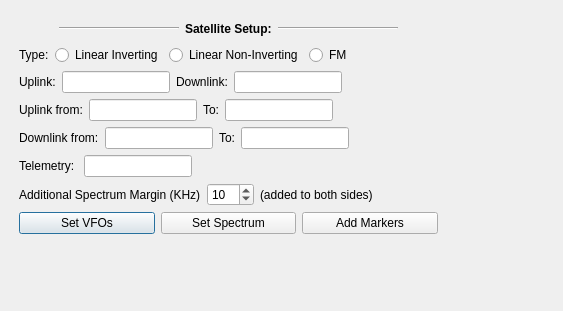
<?xml version="1.0" encoding="UTF-8"?>
<ui version="4.0">
 <class>satelliteSetup</class>
 <widget class="QDialog" name="satelliteSetup">
  <property name="geometry">
   <rect>
    <x>0</x>
    <y>0</y>
    <width>563</width>
    <height>311</height>
   </rect>
  </property>
  <property name="sizePolicy">
   <sizepolicy hsizetype="Fixed" vsizetype="Fixed">
    <horstretch>0</horstretch>
    <verstretch>0</verstretch>
   </sizepolicy>
  </property>
  <property name="minimumSize">
   <size>
    <width>563</width>
    <height>311</height>
   </size>
  </property>
  <property name="maximumSize">
   <size>
    <width>563</width>
    <height>311</height>
   </size>
  </property>
  <property name="windowTitle">
   <string>Satellite Setup</string>
  </property>
  <widget class="QWidget" name="verticalLayoutWidget">
   <property name="geometry">
    <rect>
     <x>9</x>
     <y>9</y>
     <width>541</width>
     <height>291</height>
    </rect>
   </property>
   <layout class="QVBoxLayout" name="verticalLayout">
    <property name="sizeConstraint">
     <enum>QLayout::SetFixedSize</enum>
    </property>
    <property name="leftMargin">
     <number>10</number>
    </property>
    <property name="topMargin">
     <number>10</number>
    </property>
    <property name="rightMargin">
     <number>10</number>
    </property>
    <property name="bottomMargin">
     <number>10</number>
    </property>
    <item>
     <layout class="QHBoxLayout" name="horizontalLayout_4">
      <property name="leftMargin">
       <number>0</number>
      </property>
      <property name="topMargin">
       <number>0</number>
      </property>
      <item>
       <spacer name="horizontalSpacer_2">
        <property name="orientation">
         <enum>Qt::Horizontal</enum>
        </property>
        <property name="sizeHint" stdset="0">
         <size>
          <width>40</width>
          <height>20</height>
         </size>
        </property>
       </spacer>
      </item>
      <item>
       <widget class="Line" name="line_2">
        <property name="minimumSize">
         <size>
          <width>120</width>
          <height>0</height>
         </size>
        </property>
        <property name="orientation">
         <enum>Qt::Horizontal</enum>
        </property>
       </widget>
      </item>
      <item>
       <widget class="QLabel" name="label_6">
        <property name="font">
         <font>
          <weight>75</weight>
          <bold>true</bold>
         </font>
        </property>
        <property name="text">
         <string>Satellite Setup:</string>
        </property>
       </widget>
      </item>
      <item>
       <widget class="Line" name="line">
        <property name="minimumSize">
         <size>
          <width>120</width>
          <height>0</height>
         </size>
        </property>
        <property name="orientation">
         <enum>Qt::Horizontal</enum>
        </property>
       </widget>
      </item>
      <item>
       <spacer name="horizontalSpacer">
        <property name="orientation">
         <enum>Qt::Horizontal</enum>
        </property>
        <property name="sizeHint" stdset="0">
         <size>
          <width>40</width>
          <height>20</height>
         </size>
        </property>
       </spacer>
      </item>
     </layout>
    </item>
    <item>
     <layout class="QHBoxLayout" name="horizontalLayout_5">
      <property name="topMargin">
       <number>0</number>
      </property>
      <item>
       <widget class="QLabel" name="label_7">
        <property name="text">
         <string>Type:</string>
        </property>
       </widget>
      </item>
      <item>
       <widget class="QRadioButton" name="radioButton">
        <property name="text">
         <string>Linear Inverting</string>
        </property>
       </widget>
      </item>
      <item>
       <widget class="QRadioButton" name="radioButton_3">
        <property name="text">
         <string>Linear Non-Inverting</string>
        </property>
       </widget>
      </item>
      <item>
       <widget class="QRadioButton" name="radioButton_2">
        <property name="text">
         <string>FM</string>
        </property>
       </widget>
      </item>
      <item>
       <spacer name="horizontalSpacer_3">
        <property name="orientation">
         <enum>Qt::Horizontal</enum>
        </property>
        <property name="sizeHint" stdset="0">
         <size>
          <width>40</width>
          <height>20</height>
         </size>
        </property>
       </spacer>
      </item>
     </layout>
    </item>
    <item>
     <layout class="QHBoxLayout" name="fmSetupLayout">
      <property name="topMargin">
       <number>0</number>
      </property>
      <item>
       <widget class="QLabel" name="label_8">
        <property name="text">
         <string>Uplink:</string>
        </property>
       </widget>
      </item>
      <item>
       <widget class="QLineEdit" name="lineEdit_6">
        <property name="sizePolicy">
         <sizepolicy hsizetype="Fixed" vsizetype="Fixed">
          <horstretch>0</horstretch>
          <verstretch>0</verstretch>
         </sizepolicy>
        </property>
        <property name="minimumSize">
         <size>
          <width>30</width>
          <height>0</height>
         </size>
        </property>
       </widget>
      </item>
      <item>
       <widget class="QLabel" name="label_9">
        <property name="text">
         <string>Downlink:</string>
        </property>
       </widget>
      </item>
      <item>
       <widget class="QLineEdit" name="lineEdit_7">
        <property name="sizePolicy">
         <sizepolicy hsizetype="Fixed" vsizetype="Fixed">
          <horstretch>30</horstretch>
          <verstretch>0</verstretch>
         </sizepolicy>
        </property>
       </widget>
      </item>
      <item>
       <spacer name="horizontalSpacer_8">
        <property name="orientation">
         <enum>Qt::Horizontal</enum>
        </property>
        <property name="sizeHint" stdset="0">
         <size>
          <width>40</width>
          <height>20</height>
         </size>
        </property>
       </spacer>
      </item>
     </layout>
    </item>
    <item>
     <layout class="QHBoxLayout" name="linearUplinkLayout">
      <property name="leftMargin">
       <number>0</number>
      </property>
      <property name="topMargin">
       <number>0</number>
      </property>
      <property name="rightMargin">
       <number>0</number>
      </property>
      <property name="bottomMargin">
       <number>0</number>
      </property>
      <item>
       <widget class="QLabel" name="label">
        <property name="text">
         <string>Uplink from:</string>
        </property>
       </widget>
      </item>
      <item>
       <widget class="QLineEdit" name="lineEdit">
        <property name="sizePolicy">
         <sizepolicy hsizetype="Fixed" vsizetype="Fixed">
          <horstretch>0</horstretch>
          <verstretch>0</verstretch>
         </sizepolicy>
        </property>
        <property name="minimumSize">
         <size>
          <width>30</width>
          <height>0</height>
         </size>
        </property>
       </widget>
      </item>
      <item>
       <widget class="QLabel" name="label_2">
        <property name="text">
         <string>To:</string>
        </property>
       </widget>
      </item>
      <item>
       <widget class="QLineEdit" name="lineEdit_2">
        <property name="sizePolicy">
         <sizepolicy hsizetype="Fixed" vsizetype="Fixed">
          <horstretch>0</horstretch>
          <verstretch>0</verstretch>
         </sizepolicy>
        </property>
        <property name="minimumSize">
         <size>
          <width>30</width>
          <height>0</height>
         </size>
        </property>
       </widget>
      </item>
      <item>
       <spacer name="horizontalSpacer_7">
        <property name="orientation">
         <enum>Qt::Horizontal</enum>
        </property>
        <property name="sizeHint" stdset="0">
         <size>
          <width>40</width>
          <height>20</height>
         </size>
        </property>
       </spacer>
      </item>
     </layout>
    </item>
    <item>
     <layout class="QHBoxLayout" name="linearDownlinkLayout">
      <property name="leftMargin">
       <number>0</number>
      </property>
      <property name="topMargin">
       <number>0</number>
      </property>
      <property name="rightMargin">
       <number>0</number>
      </property>
      <property name="bottomMargin">
       <number>0</number>
      </property>
      <item>
       <widget class="QLabel" name="label_3">
        <property name="text">
         <string>Downlink from:</string>
        </property>
       </widget>
      </item>
      <item>
       <widget class="QLineEdit" name="lineEdit_3">
        <property name="sizePolicy">
         <sizepolicy hsizetype="Fixed" vsizetype="Fixed">
          <horstretch>0</horstretch>
          <verstretch>0</verstretch>
         </sizepolicy>
        </property>
        <property name="minimumSize">
         <size>
          <width>30</width>
          <height>0</height>
         </size>
        </property>
       </widget>
      </item>
      <item>
       <widget class="QLabel" name="label_4">
        <property name="text">
         <string>To:</string>
        </property>
       </widget>
      </item>
      <item>
       <widget class="QLineEdit" name="lineEdit_4">
        <property name="sizePolicy">
         <sizepolicy hsizetype="Fixed" vsizetype="Fixed">
          <horstretch>0</horstretch>
          <verstretch>0</verstretch>
         </sizepolicy>
        </property>
        <property name="minimumSize">
         <size>
          <width>30</width>
          <height>0</height>
         </size>
        </property>
       </widget>
      </item>
      <item>
       <spacer name="horizontalSpacer_6">
        <property name="orientation">
         <enum>Qt::Horizontal</enum>
        </property>
        <property name="sizeHint" stdset="0">
         <size>
          <width>40</width>
          <height>20</height>
         </size>
        </property>
       </spacer>
      </item>
     </layout>
    </item>
    <item>
     <layout class="QHBoxLayout" name="linearTelemetryLayout">
      <property name="leftMargin">
       <number>0</number>
      </property>
      <property name="topMargin">
       <number>0</number>
      </property>
      <property name="rightMargin">
       <number>0</number>
      </property>
      <property name="bottomMargin">
       <number>0</number>
      </property>
      <item>
       <widget class="QLabel" name="label_5">
        <property name="text">
         <string>Telemetry: </string>
        </property>
       </widget>
      </item>
      <item>
       <widget class="QLineEdit" name="lineEdit_5">
        <property name="sizePolicy">
         <sizepolicy hsizetype="Fixed" vsizetype="Fixed">
          <horstretch>0</horstretch>
          <verstretch>0</verstretch>
         </sizepolicy>
        </property>
        <property name="minimumSize">
         <size>
          <width>30</width>
          <height>0</height>
         </size>
        </property>
       </widget>
      </item>
      <item>
       <spacer name="horizontalSpacer_5">
        <property name="orientation">
         <enum>Qt::Horizontal</enum>
        </property>
        <property name="sizeHint" stdset="0">
         <size>
          <width>40</width>
          <height>20</height>
         </size>
        </property>
       </spacer>
      </item>
     </layout>
    </item>
    <item>
     <layout class="QHBoxLayout" name="horizontalLayout_7">
      <property name="topMargin">
       <number>0</number>
      </property>
      <item>
       <widget class="QLabel" name="label_10">
        <property name="text">
         <string>Additional Spectrum Margin (KHz)</string>
        </property>
       </widget>
      </item>
      <item>
       <widget class="QSpinBox" name="spinBox">
        <property name="maximum">
         <number>100</number>
        </property>
        <property name="value">
         <number>10</number>
        </property>
       </widget>
      </item>
      <item>
       <widget class="QLabel" name="label_11">
        <property name="text">
         <string>(added to both sides)</string>
        </property>
       </widget>
      </item>
      <item>
       <spacer name="horizontalSpacer_4">
        <property name="orientation">
         <enum>Qt::Horizontal</enum>
        </property>
        <property name="sizeHint" stdset="0">
         <size>
          <width>40</width>
          <height>20</height>
         </size>
        </property>
       </spacer>
      </item>
     </layout>
    </item>
    <item>
     <layout class="QHBoxLayout" name="horizontalLayout_8">
      <property name="topMargin">
       <number>0</number>
      </property>
      <item>
       <widget class="QPushButton" name="pushButton">
        <property name="text">
         <string>Set VFOs</string>
        </property>
       </widget>
      </item>
      <item>
       <widget class="QPushButton" name="pushButton_2">
        <property name="text">
         <string>Set Spectrum</string>
        </property>
       </widget>
      </item>
      <item>
       <widget class="QPushButton" name="pushButton_3">
        <property name="text">
         <string>Add Markers</string>
        </property>
       </widget>
      </item>
     </layout>
    </item>
    <item>
     <spacer name="verticalSpacer">
      <property name="orientation">
       <enum>Qt::Vertical</enum>
      </property>
      <property name="sizeHint" stdset="0">
       <size>
        <width>20</width>
        <height>40</height>
       </size>
      </property>
     </spacer>
    </item>
   </layout>
  </widget>
 </widget>
 <resources/>
 <connections/>
</ui>
